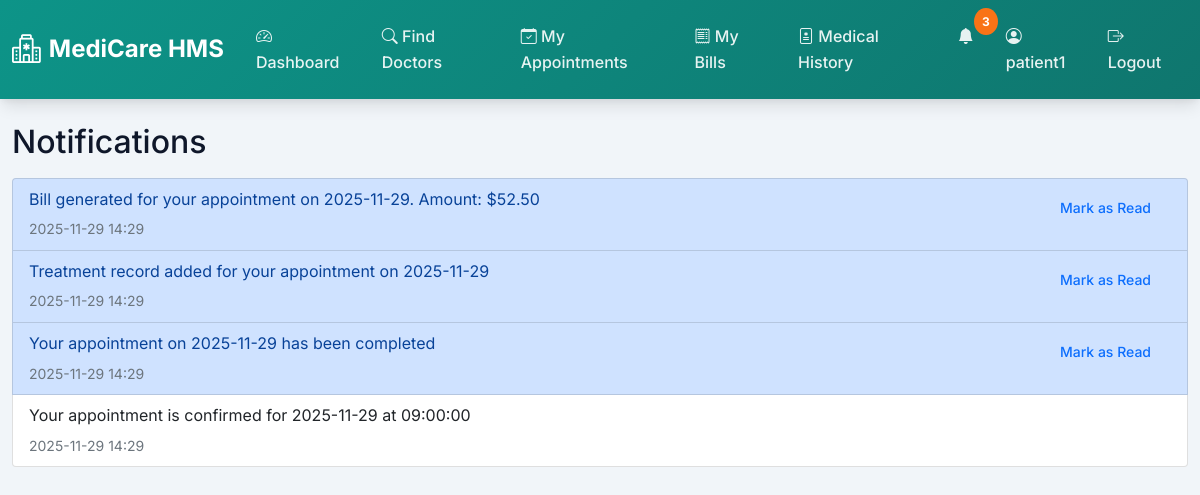
The page /notifications (signed in) on the database its author committed.
### models.py (models this page shows)
class Notification(db.Model):
    __tablename__ = 'notifications'
    id = db.Column(db.Integer, primary_key=True)
    user_id = db.Column(db.Integer, db.ForeignKey('users.id'), nullable=False)
    message = db.Column(db.Text, nullable=False)
    is_read = db.Column(db.Boolean, default=False)
    created_at = db.Column(db.DateTime, default=datetime.utcnow)
    user = db.relationship('User', backref='notifications')

### routes/shared.py (the view)
@bp.route('/notifications')
def notifications():
    from utils.auth import login_required
    from models import Notification
    if 'user_id' not in session:
        return redirect(url_for('shared.login'))
    notifications = Notification.query.filter_by(user_id=session['user_id']).order_by(Notification.created_at.desc()).all()
    return render_template('shared/notifications.html', notifications=notifications)

### app.py (called while the page is built)
@app.context_processor
def inject_notifications():
    if 'user_id' in session:
        from utils.notifications import get_unread_count
        return {'unread_count': get_unread_count(session['user_id'])}
    return {'unread_count': 0}

### utils/notifications.py (called while the page is built)
def get_unread_count(user_id):
    return Notification.query.filter_by(user_id=user_id, is_read=False).count()

### templates/shared/notifications.html (shortened to what this page needs)
{% extends "base.html" %}
{% block content %}
<h2>Notifications</h2>
<div class="list-group mt-3">
    {% for notification in notifications %}
    <div class="list-group-item {% if not notification.is_read %}list-group-item-primary{% endif %}">
        <div class="d-flex justify-content-between align-items-start">
            <div>
                <p class="mb-1">{{ notification.message }}</p>
                <small class="text-muted">{{ notification.created_at.strftime('%Y-%m-%d %H:%M') }}</small>
            </div>
            {% if not notification.is_read %}
            <form method="POST" action="{{ url_for('shared.mark_notification_read', notification_id=notification.id) }}">
                <button type="submit" class="btn btn-sm btn-outline-primary">Mark as Read</button>
            </form>
            {% endif %}
        </div>
    </div>
    {% else %}
    <div class="alert alert-info">No notifications</div>
    {% endfor %}
</div>
{% endblock %}

### static/css/style.css (style rules this page uses)
:root { --primary-color: #0d9488; --primary-dark: #0f766e; --primary-light: #14b8a6; --secondary-color: #7c3aed; --secondary-dark: #6d28d9; --accent-color: #f97316; --danger-color: #dc2626; --warning-color: #eab308; --success-color: #16a34a; --info-color: #0284c7; --dark-bg: #0f172a; --light-bg: #f1f5f9; --card-bg: #ffffff; --text-primary: #0f172a; --text-secondary: #475569; --border-color: #cbd5e1; --shadow: 0 1px 3px 0 rgba(0, 0, 0, 0.1), 0 1px 2px 0 rgba(0, 0, 0, 0.06); --shadow-lg: 0 10px 15px -3px rgba(0, 0, 0, 0.1), 0 4px 6px -2px rgba(0, 0, 0, 0.05); --medical-teal: #0d9488; --medical-purple: #7c3aed; --medical-orange: #f97316; }
* { margin: 0; padding: 0; box-sizing: border-box; }
body { font-family: 'Inter', -apple-system, BlinkMacSystemFont, 'Segoe UI', Roboto, sans-serif; background-color: var(--light-bg); color: var(--text-primary); line-height: 1.6; }
.btn { border-radius: 0.5rem; padding: 0.625rem 1.25rem; font-weight: 500; transition: all 0.3s ease; border: none; }
* { transition: background-color 0.2s ease, color 0.2s ease; }

### rows shown on the page
Notification: message "Bill generated for your appointment on 2025-11-29. Amount: $52.50", created_at "2025-11-29 14:29"
Notification: message "Treatment record added for your appointment on 2025-11-29", created_at "2025-11-29 14:29"
Notification: message "Your appointment on 2025-11-29 has been completed", created_at "2025-11-29 14:29"
Notification: message "Your appointment is confirmed for 2025-11-29 at 09:00:00", created_at "2025-11-29 14:29"

### other values the page prints
{{ unread_count }} "3"
{{ session.username }} "patient1"
